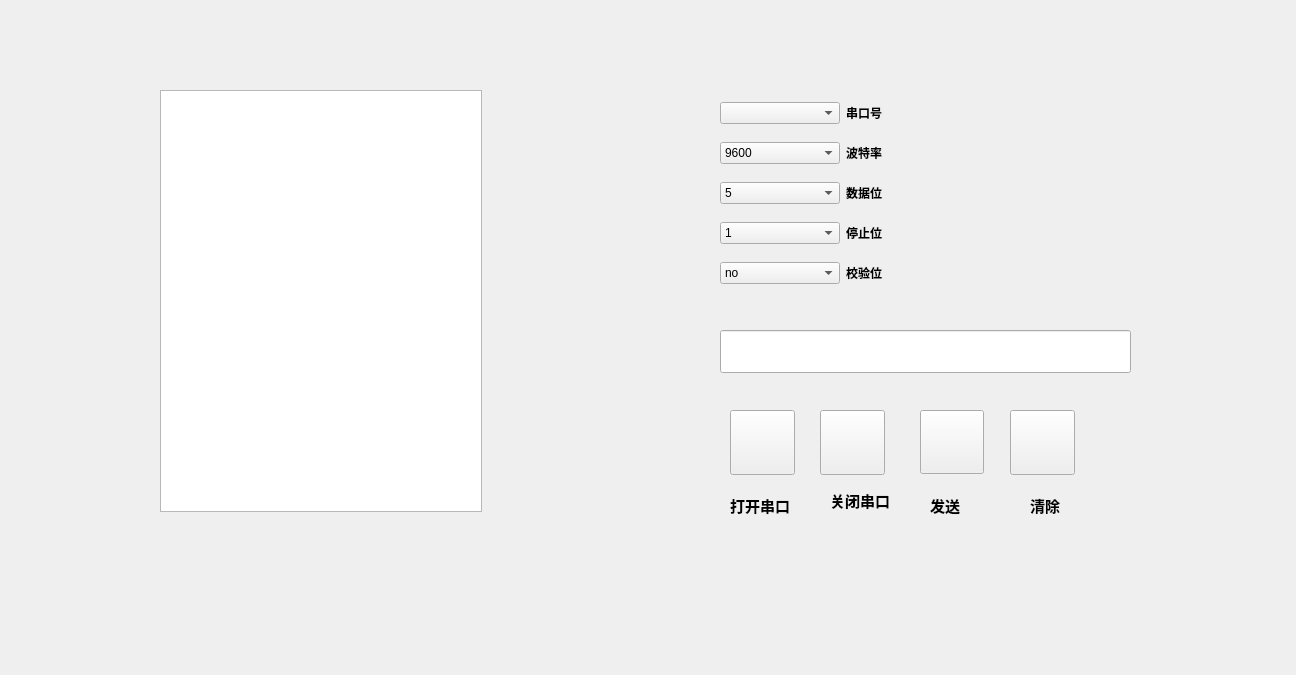
<?xml version="1.0" encoding="UTF-8"?>
<ui version="4.0">
 <class>Widget</class>
 <widget class="QWidget" name="Widget">
  <property name="geometry">
   <rect>
    <x>0</x>
    <y>0</y>
    <width>1296</width>
    <height>675</height>
   </rect>
  </property>
  <property name="windowTitle">
   <string>Group_5</string>
  </property>
  <property name="windowIcon">
   <iconset resource="1.qrc">
    <normaloff>:/2.png</normaloff>:/2.png</iconset>
  </property>
  <widget class="QLineEdit" name="massage_send_Edit">
   <property name="geometry">
    <rect>
     <x>720</x>
     <y>330</y>
     <width>411</width>
     <height>43</height>
    </rect>
   </property>
   <property name="minimumSize">
    <size>
     <width>356</width>
     <height>43</height>
    </size>
   </property>
   <property name="styleSheet">
    <string notr="true">border-color:rgb(255, 255, 255)</string>
   </property>
  </widget>
  <widget class="QPushButton" name="comclose">
   <property name="geometry">
    <rect>
     <x>820</x>
     <y>410</y>
     <width>65</width>
     <height>65</height>
    </rect>
   </property>
   <property name="minimumSize">
    <size>
     <width>65</width>
     <height>65</height>
    </size>
   </property>
   <property name="styleSheet">
    <string notr="true">border-image: url(:/5585233.png);</string>
   </property>
   <property name="text">
    <string/>
   </property>
  </widget>
  <widget class="QPushButton" name="comopen">
   <property name="geometry">
    <rect>
     <x>730</x>
     <y>410</y>
     <width>65</width>
     <height>65</height>
    </rect>
   </property>
   <property name="minimumSize">
    <size>
     <width>65</width>
     <height>65</height>
    </size>
   </property>
   <property name="styleSheet">
    <string notr="true">border-image: url(:/5728139.png);</string>
   </property>
   <property name="text">
    <string/>
   </property>
  </widget>
  <widget class="QPlainTextEdit" name="massage_recelive_Edit">
   <property name="geometry">
    <rect>
     <x>160</x>
     <y>90</y>
     <width>322</width>
     <height>422</height>
    </rect>
   </property>
   <property name="minimumSize">
    <size>
     <width>322</width>
     <height>422</height>
    </size>
   </property>
   <property name="maximumSize">
    <size>
     <width>341</width>
     <height>411</height>
    </size>
   </property>
   <property name="styleSheet">
    <string notr="true"/>
   </property>
   <property name="documentTitle">
    <string>Group5</string>
   </property>
   <property name="readOnly">
    <bool>true</bool>
   </property>
  </widget>
  <widget class="QLabel" name="label_7">
   <property name="geometry">
    <rect>
     <x>830</x>
     <y>480</y>
     <width>101</width>
     <height>41</height>
    </rect>
   </property>
   <property name="font">
    <font>
     <pointsize>11</pointsize>
     <bold>true</bold>
    </font>
   </property>
   <property name="text">
    <string>关闭串口</string>
   </property>
  </widget>
  <widget class="QWidget" name="layoutWidget">
   <property name="geometry">
    <rect>
     <x>720</x>
     <y>90</y>
     <width>181</width>
     <height>211</height>
    </rect>
   </property>
   <layout class="QGridLayout" name="gridLayout">
    <item row="0" column="0">
     <widget class="QComboBox" name="Com_port"/>
    </item>
    <item row="0" column="1">
     <widget class="QLabel" name="com">
      <property name="maximumSize">
       <size>
        <width>55</width>
        <height>38</height>
       </size>
      </property>
      <property name="font">
       <font>
        <bold>true</bold>
       </font>
      </property>
      <property name="text">
       <string>串口号</string>
      </property>
     </widget>
    </item>
    <item row="1" column="0">
     <widget class="QComboBox" name="Baud_rate">
      <property name="currentText">
       <string>9600</string>
      </property>
      <item>
       <property name="text">
        <string>9600</string>
       </property>
      </item>
      <item>
       <property name="text">
        <string>115200</string>
       </property>
      </item>
     </widget>
    </item>
    <item row="1" column="1">
     <widget class="QLabel" name="baud">
      <property name="maximumSize">
       <size>
        <width>55</width>
        <height>38</height>
       </size>
      </property>
      <property name="font">
       <font>
        <bold>true</bold>
       </font>
      </property>
      <property name="text">
       <string>波特率</string>
      </property>
     </widget>
    </item>
    <item row="2" column="0">
     <widget class="QComboBox" name="Data_bit">
      <property name="currentText">
       <string>5</string>
      </property>
      <item>
       <property name="text">
        <string>5</string>
       </property>
      </item>
      <item>
       <property name="text">
        <string>6</string>
       </property>
      </item>
      <item>
       <property name="text">
        <string>7</string>
       </property>
      </item>
      <item>
       <property name="text">
        <string>8</string>
       </property>
      </item>
     </widget>
    </item>
    <item row="2" column="1">
     <widget class="QLabel" name="data">
      <property name="maximumSize">
       <size>
        <width>55</width>
        <height>38</height>
       </size>
      </property>
      <property name="font">
       <font>
        <bold>true</bold>
       </font>
      </property>
      <property name="text">
       <string>数据位</string>
      </property>
     </widget>
    </item>
    <item row="3" column="0">
     <widget class="QComboBox" name="Stop_bit">
      <item>
       <property name="text">
        <string>1</string>
       </property>
      </item>
      <item>
       <property name="text">
        <string>1.5</string>
       </property>
      </item>
      <item>
       <property name="text">
        <string>2</string>
       </property>
      </item>
     </widget>
    </item>
    <item row="3" column="1">
     <widget class="QLabel" name="stop">
      <property name="maximumSize">
       <size>
        <width>55</width>
        <height>38</height>
       </size>
      </property>
      <property name="font">
       <font>
        <bold>true</bold>
       </font>
      </property>
      <property name="text">
       <string>停止位</string>
      </property>
     </widget>
    </item>
    <item row="4" column="0">
     <widget class="QComboBox" name="Check_bit">
      <item>
       <property name="text">
        <string>no</string>
       </property>
      </item>
     </widget>
    </item>
    <item row="4" column="1">
     <widget class="QLabel" name="check">
      <property name="maximumSize">
       <size>
        <width>55</width>
        <height>38</height>
       </size>
      </property>
      <property name="font">
       <font>
        <bold>true</bold>
       </font>
      </property>
      <property name="styleSheet">
       <string notr="true">border-color:rgb(255, 255, 255)</string>
      </property>
      <property name="text">
       <string>校验位</string>
      </property>
     </widget>
    </item>
   </layout>
  </widget>
  <widget class="QLabel" name="label">
   <property name="geometry">
    <rect>
     <x>910</x>
     <y>110</y>
     <width>301</width>
     <height>171</height>
    </rect>
   </property>
   <property name="styleSheet">
    <string notr="true">border-image: url(:/1.png);</string>
   </property>
   <property name="text">
    <string/>
   </property>
  </widget>
  <widget class="QLabel" name="label_8">
   <property name="geometry">
    <rect>
     <x>730</x>
     <y>490</y>
     <width>91</width>
     <height>31</height>
    </rect>
   </property>
   <property name="font">
    <font>
     <pointsize>11</pointsize>
     <bold>true</bold>
    </font>
   </property>
   <property name="text">
    <string>打开串口</string>
   </property>
  </widget>
  <widget class="QLabel" name="label_9">
   <property name="geometry">
    <rect>
     <x>930</x>
     <y>490</y>
     <width>81</width>
     <height>31</height>
    </rect>
   </property>
   <property name="font">
    <font>
     <pointsize>11</pointsize>
     <bold>true</bold>
    </font>
   </property>
   <property name="text">
    <string>发送</string>
   </property>
  </widget>
  <widget class="QPushButton" name="clearBt">
   <property name="geometry">
    <rect>
     <x>1010</x>
     <y>410</y>
     <width>65</width>
     <height>65</height>
    </rect>
   </property>
   <property name="minimumSize">
    <size>
     <width>65</width>
     <height>65</height>
    </size>
   </property>
   <property name="styleSheet">
    <string notr="true">border-image: url(:/6285088.png);</string>
   </property>
   <property name="text">
    <string/>
   </property>
  </widget>
  <widget class="QPushButton" name="sendBt">
   <property name="geometry">
    <rect>
     <x>920</x>
     <y>410</y>
     <width>64</width>
     <height>64</height>
    </rect>
   </property>
   <property name="minimumSize">
    <size>
     <width>64</width>
     <height>64</height>
    </size>
   </property>
   <property name="styleSheet">
    <string notr="true">border-image: url(:/6588923.png);</string>
   </property>
   <property name="text">
    <string/>
   </property>
  </widget>
  <widget class="QLabel" name="label_2">
   <property name="geometry">
    <rect>
     <x>0</x>
     <y>-10</y>
     <width>1341</width>
     <height>681</height>
    </rect>
   </property>
   <property name="styleSheet">
    <string notr="true">background-image: url(:/94219763_p0.png);</string>
   </property>
   <property name="text">
    <string/>
   </property>
  </widget>
  <widget class="QLabel" name="label_10">
   <property name="geometry">
    <rect>
     <x>1030</x>
     <y>490</y>
     <width>81</width>
     <height>31</height>
    </rect>
   </property>
   <property name="font">
    <font>
     <pointsize>11</pointsize>
     <bold>true</bold>
    </font>
   </property>
   <property name="text">
    <string>清除</string>
   </property>
  </widget>
  <zorder>label_2</zorder>
  <zorder>massage_send_Edit</zorder>
  <zorder>comclose</zorder>
  <zorder>comopen</zorder>
  <zorder>massage_recelive_Edit</zorder>
  <zorder>label_7</zorder>
  <zorder>layoutWidget</zorder>
  <zorder>label</zorder>
  <zorder>label_8</zorder>
  <zorder>label_9</zorder>
  <zorder>clearBt</zorder>
  <zorder>sendBt</zorder>
  <zorder>label_10</zorder>
 </widget>
 <resources>
  <include location="1.qrc"/>
 </resources>
 <connections/>
</ui>
